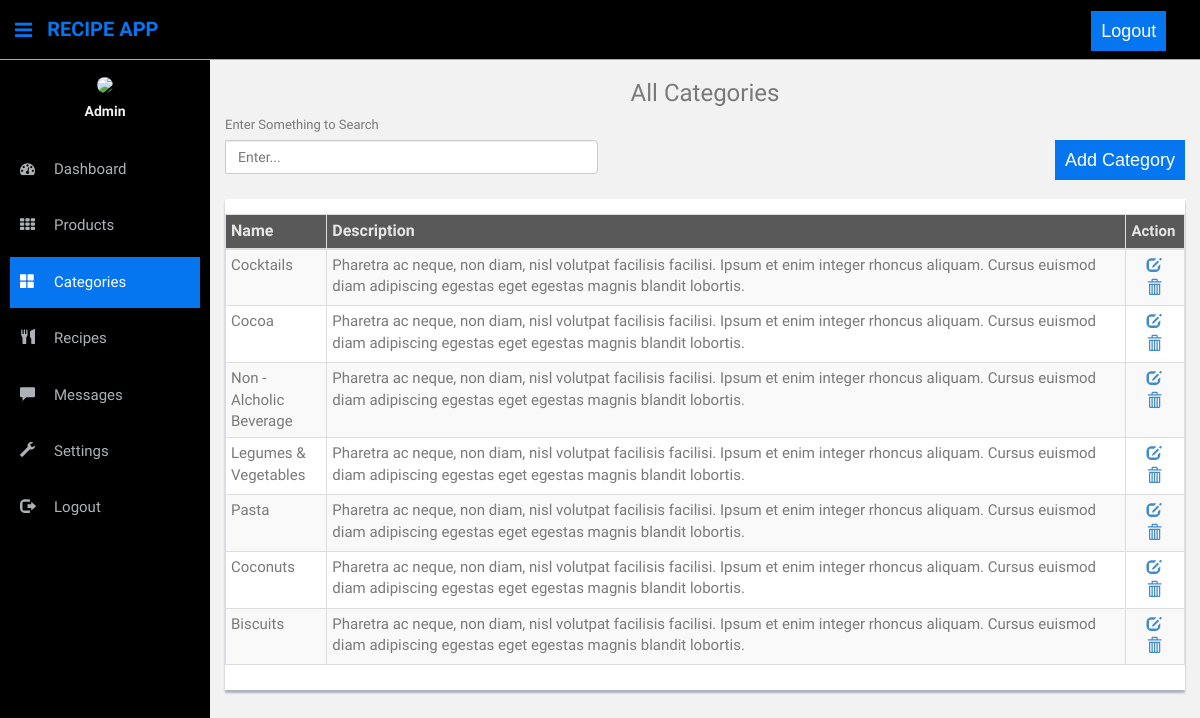
/AdminPanel/AllCategories.php (signed in), run on the app's committed database.
### tables this page shows
CREATE TABLE `category` (
  `Id` int(11) NOT NULL,
  `Name` varchar(255) NOT NULL,
  `BackgroundImage` varchar(1000) NOT NULL,
  `CategoryIcon` varchar(1000) NOT NULL,
  `Description` varchar(2000) NOT NULL
);

### AdminPanel/AllCategories.php (the view, shortened to what this page needs)
<!DOCTYPE html>
<html lang="en">
  <head>
    <link href="assets/css/bootstrap.css" rel="stylesheet">
    <link href="assets/font-awesome/css/font-awesome.css" rel="stylesheet" />
         <link rel="stylesheet" type="text/css" href="assets/css/zabuto_calendar.css">
    <link rel="stylesheet" type="text/css" href="assets/js/gritter/css/jquery.gritter.css" />
    <link rel="stylesheet" type="text/css" href="assets/lineicons/style.css">
    <link href="assets/css/style.css" rel="stylesheet">
    <link href="assets/css/style-responsive.css" rel="stylesheet">
    <link href="assets/css/table-responsive.css" rel="stylesheet">
    <link href="assets/css/my-style.css" rel="stylesheet">
  </head>
  <body>
  <section id="container" >
        <?php
            include("./Header.php");
        ?>
      <?php
        include("./Sidebar.php");
      ?>
      <section id="main-content">
          <section class="wrapper">
        <h3 style="text-align:center;">All Categories</h3>
                <form class="form  flex justify-between items-end" action="SearchCustomer.php" method="post">
                      <div class="input-group">
                      <label for="Search">Enter Something to Search</label>
                      <input type="text" id="search" name="SearchCustomer" placeholder="Enter..." class="form-control">
                      </div>
                      <div>
                        <a href="AddCategory.php" class="logout topLogout">Add Category </a>
                      </div>
		  		      </form>
		  	<div class="row mt">
			  		<div class="col-lg-12">
                      <div class="content-panel">
                          <section id="unseen">
                            <table id="table" class="table table-bordered table-striped table-condensed table-responsive  paginated">
                              <thead class="TableHead">
                              <tr>
                                  <th class=""> Name</th>
                                  <th class=""> Description</th>
                                  <th class="numeric"> Action </th>
                              </tr>
                              </thead>
                              <tbody>
                                    <?php
                                 $C = new DataBaseConnection();
                                 $Connection = $C->Connect();
                                  $Query = "Select * from category";
                                  $Result = mysqli_query($Connection , $Query);
                                  if($Result){
                                      while($Data = mysqli_fetch_assoc($Result)){
                                          echo '
                                          <tr>
                                  <td class="numeric">'.$Data["Name"].'</td>
                                  <td class="numeric col-md-10">'.$Data["Description"].'</td>
                                       <td>
                                       <a href="EditCategory.php?edit='.$Data["Id"].'"class="icon"  style="background:none !important"> <span class="glyphicon glyphicon-edit" title="Forward"></span></a>
                                      <a href="../Admin.php?deleteCat='.$Data["Id"].'&Page=AllCategories"  class="icon"  style="background:none !important"> <span class="glyphicon glyphicon-trash" title="Delete"></span></a>
                                       </td>
                              </tr>
                                          ';
                                      }
                                  }
                                  ?>
                              </tbody>
                          </table>
                          </section>
                  </div>
               </div>
		  	</div>
		</section><! --/wrapper -->
      </section>
  </section>
  </body>
</html>

### AdminPanel/assets/css/style.css (style rules this page uses)
body { color: #797979; background: #f2f2f2; font-family: 'Ruda', sans-serif; padding: 0px !important; margin: 0px !important; font-size:13px; }
a, a:hover, a:focus { text-decoration: none; outline: none; }
#container { width: 100%; height: 100%; }
.mt { margin-top: 25px; }
#main-content { margin-left: 210px; }
.wrapper { display: inline-block; margin-top: 60px; padding-left: 15px; padding-right: 15px; padding-bottom: 15px; padding-top: 0px; width: 100%; }
.content-panel { background: #ffffff; box-shadow: 0px 3px 2px #aab2bd; padding-top: 15px; padding-bottom: 5px; }
label { font-weight: 400; }

### AdminPanel/assets/css/my-style.css (style rules this page uses)
.topLogout { background: #0576f0; padding: 10px; font-size: 18px; font-family: arial; color: white; transition: 0.6s; }
span { font-size: 15px; margin-left: 10px; }
.TableHead { background: #595959; color: #e6e6e6; font-size: 16px; }
.icon { margin-left: 5px; font-size: 16px; }
.numeric { font-size: 15px; }
.flex { display: flex; }
.items-end { align-items: flex-end; }
.justify-between { justify-content: space-between; }

### data on the page
category: Name "Cocktails", Description "Pharetra ac neque, non diam, nisl volutpat facilisis facilisi. Ipsum et enim integer rhoncus aliquam. Cursus euismod diam adipiscing egestas eget egestas magnis blandit lobortis."
category: Name "Cocoa", Description "Pharetra ac neque, non diam, nisl volutpat facilisis facilisi. Ipsum et enim integer rhoncus aliquam. Cursus euismod diam adipiscing egestas eget egestas magnis blandit lobortis."
category: Name "Non - Alcholic Beverage", Description "Pharetra ac neque, non diam, nisl volutpat facilisis facilisi. Ipsum et enim integer rhoncus aliquam. Cursus euismod diam adipiscing egestas eget egestas magnis blandit lobortis."
category: Name "Legumes & Vegetables", Description "Pharetra ac neque, non diam, nisl volutpat facilisis facilisi. Ipsum et enim integer rhoncus aliquam. Cursus euismod diam adipiscing egestas eget egestas magnis blandit lobortis."
category: Name "Pasta", Description "Pharetra ac neque, non diam, nisl volutpat facilisis facilisi. Ipsum et enim integer rhoncus aliquam. Cursus euismod diam adipiscing egestas eget egestas magnis blandit lobortis."
category: Name "Coconuts", Description "Pharetra ac neque, non diam, nisl volutpat facilisis facilisi. Ipsum et enim integer rhoncus aliquam. Cursus euismod diam adipiscing egestas eget egestas magnis blandit lobortis."
category: Name "Biscuits", Description "Pharetra ac neque, non diam, nisl volutpat facilisis facilisi. Ipsum et enim integer rhoncus aliquam. Cursus euismod diam adipiscing egestas eget egestas magnis blandit lobortis."
